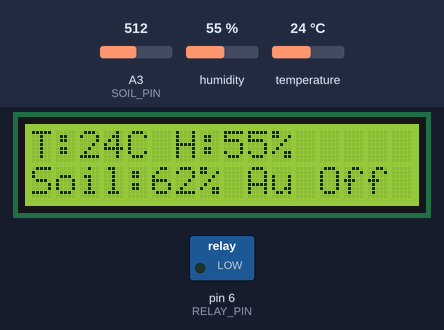
Bench run of a sketch on a simulated Arduino Uno, built with avr-gcc and run on an emulated ATmega328P. On the bench: 16×2 character LCD, switched loads named in the sketch (green lamp = pin HIGH). The inputs (shaded band) are chosen by the test bench; at power-on: A3 (SOIL_PIN) = 512, humidity 55 %, temperature 24 °C. What the sketch prints to the serial monitor is not drawn.

Above: at 5.7 s.
5.8 s: A3 (SOIL_PIN) set to 810
At 8.3 s:
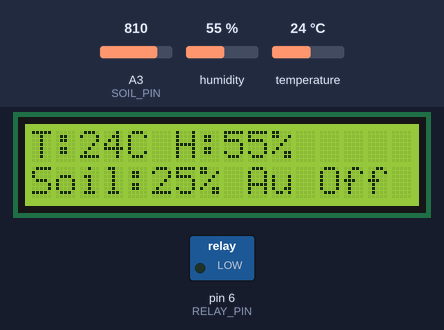
8.6 s: A3 (SOIL_PIN) set to 831
At 10.2 s:
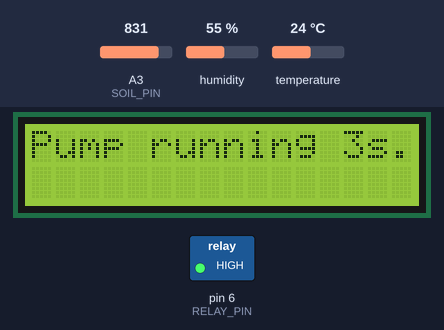
At 12.6 s:
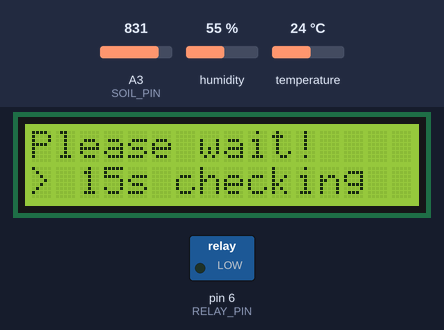
Timing chart, 0 to 14.1 s (numbered marks = the images above; inputs shaded):
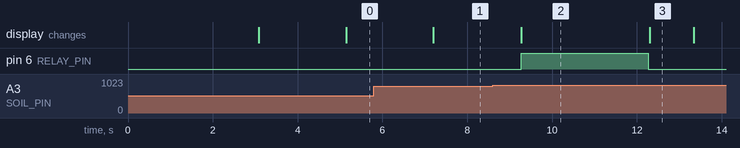

The sketch:

main.ino
```cpp
#include <LiquidCrystal_I2C.h>
#include <DHT.h>

// ==== Pin configuration ====
#define DHTPIN A2
#define DHTTYPE DHT11
#define SOIL_PIN A3
#define RELAY_PIN 6

// ==== Timing configuration (ms) ====
unsigned long pumpTestDuration = 3000;  // Pump test duration (ms)
unsigned long checkDelay = 15000;       // Wait time after pump test (ms)
unsigned long displayDelay = 2000;      // Display info delay (ms)

DHT dht(DHTPIN, DHTTYPE);
LiquidCrystal_I2C lcd(0x27, 16, 2);

// ==== State variables ====
bool pumpState = false;

void displayInfo() {
  float h = dht.readHumidity();
  float t = dht.readTemperature();
  int rawSoil = analogRead(SOIL_PIN);
  int soilPercent = map(rawSoil, 1023, 200, 0, 100);
  soilPercent = constrain(soilPercent, 0, 100);

  // Serial Monitor output
  Serial.print("T: ");
  if (isnan(t)) {
    Serial.print("Error");
  } else {
    Serial.print(t);
  }
  Serial.print("C, H: ");
  if (isnan(h)) {
    Serial.print("Error");
  } else {
    Serial.print(h);
  }
  Serial.print("%, Soil: "); Serial.print(soilPercent);
  Serial.print("%, Mode: AUTO");
  Serial.print(", Pump: "); Serial.println(pumpState ? "ON" : "OFF");

  // LCD Display
  lcd.clear();
  lcd.setCursor(0, 0);
  if (isnan(t) || isnan(h)) {
    lcd.print("DHT11 Error!");
  } else {
    lcd.print("T:");
    lcd.print((int)t);
    lcd.print("C H:");
    lcd.print((int)h);
    lcd.print("%  ");
  }
  lcd.setCursor(0, 1);
  lcd.print("Soil:");
  lcd.print(soilPercent);
  lcd.print("% ");
  lcd.print("Au ");
  lcd.print(pumpState ? "On" : "Off");
}

void handleSoilCheck() {
  int raw = analogRead(SOIL_PIN);
  int soilPercent = map(raw, 1023, 200, 0, 100);
  soilPercent = constrain(soilPercent, 0, 100);

  if (soilPercent < 25) {
    Serial.println("[AUTO] Soil dry. Starting pump...");
    lcd.clear();
    lcd.setCursor(0, 0);
    lcd.print("Pump running 3s...");
    digitalWrite(RELAY_PIN, HIGH);
    pumpState = true;
    delay(pumpTestDuration);
    digitalWrite(RELAY_PIN, LOW);
    pumpState = false;

    Serial.println("[AUTO] Waiting for check...");

    // Display countdown during wait
    for (int i = checkDelay / 1000; i > 0; i--) {
      lcd.clear();
      lcd.setCursor(0, 0);
      lcd.print("Please wait!  ");
      lcd.setCursor(0, 1);
      lcd.print("> ");
      lcd.print(i);
      lcd.print("s checking   ");
      delay(1000);
    }

    // Check soil again after wait
    raw = analogRead(SOIL_PIN);
    soilPercent = map(raw, 1023, 200, 0, 100);
    soilPercent = constrain(soilPercent, 0, 100);
    Serial.print("[AUTO] Soil after pump: ");
    Serial.print(soilPercent);
    Serial.println("%");
  }
}

void setup() {
  pinMode(RELAY_PIN, OUTPUT);
  digitalWrite(RELAY_PIN, LOW);

  dht.begin();
  lcd.init();
  lcd.backlight();
  Serial.begin(9600);

  // Startup display
  lcd.setCursor(1, 0);
  lcd.print("Irrigation ");
  lcd.setCursor(1, 1);
  lcd.print("System");
  delay(3000);
  lcd.clear();
}

void loop() {
  // ==== Main cycle ====
  // Step 1: Delay 2s
  delay(displayDelay);

  // Step 2: Check soil and display info
  displayInfo();
  handleSoilCheck();

  // Step 3: Delay 2s
  delay(displayDelay);

  // Step 4: Display info again
  displayInfo();
}
```

Measured:
- the behaviour switches between 817 and 818 on A3 (SOIL_PIN) (found by bisection; images 1 and 2)
- after the input at 5.8 s, the display: changes after 1.4 s (image 1)
- after the input at 8.6 s, pin 6 (RELAY_PIN): LOW → HIGH after 0.67 s, → LOW 3.0 s later; the display: changes after 0.67 s (image 2)
- what the display in image 2 shows lasts 3.0 s, from 9.3 s to 12.3 s
